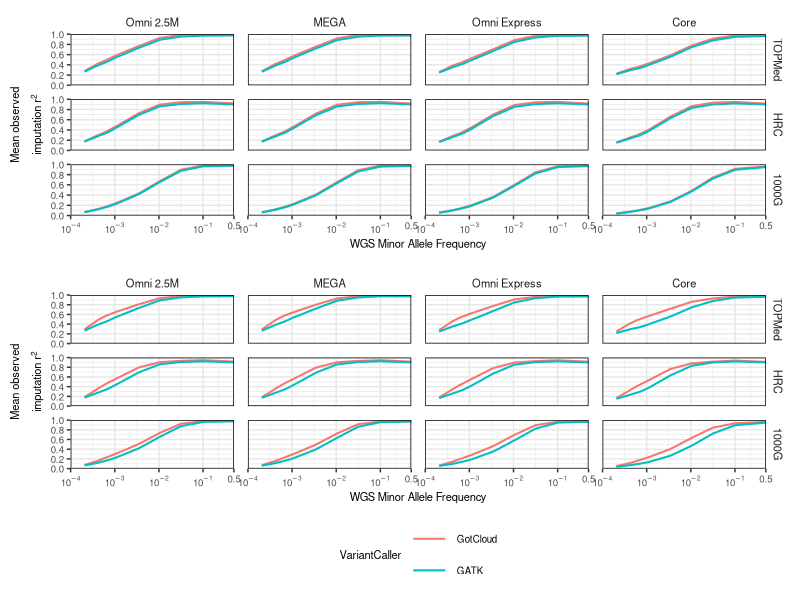

Write the R code that produced this figure.
library(data.table)
library(ggplot2)
library(gridExtra)

gatk=fread("../analyses/varcaller/metsim.gatk.bi.snv.perc8.tab")
gatk=gatk[,c(1:13)]
gatk=gatk[c(which(abs(gatk$MAF-0.0002)==min(abs(gatk$MAF-0.0002))),which(abs(gatk$MAF-0.0004)==min(abs(gatk$MAF-0.0004))),which(abs(gatk$MAF-0.0006)==min(abs(gatk$MAF-0.0006))),which(abs(gatk$MAF-0.001)==min(abs(gatk$MAF-0.001))),which(abs(gatk$MAF-0.0032)==min(abs(gatk$MAF-0.0032))),which(abs(gatk$MAF-0.01)==min(abs(gatk$MAF-0.01))),which(abs(gatk$MAF-0.0316)==min(abs(gatk$MAF-0.0316))),which(abs(gatk$MAF-0.1)==min(abs(gatk$MAF-0.1))),which(abs(gatk$MAF-0.5)==min(abs(gatk$MAF-0.5)))),]
gatk=melt(gatk, id="MAF")
gatk$Array=rep(0, nrow(gatk))
gatk$Array[which(gatk$variable=="Core_1000G" | gatk$variable=="Core_HRC" | gatk$variable=="Core_TOPMed")]="Core"
gatk$Array[which(gatk$variable=="OmniExp_1000G" | gatk$variable=="OmniExp_HRC" | gatk$variable=="OmniExp_TOPMed")]="Omni Express"
gatk$Array[which(gatk$variable=="Omni25_1000G" | gatk$variable=="Omni25_HRC" | gatk$variable=="Omni25_TOPMed")]="Omni 2.5M"
gatk$Array[which(gatk$variable=="MEGA_1000G" | gatk$variable=="MEGA_HRC" | gatk$variable=="MEGA_TOPMed")]="MEGA"
gatk$Array=as.factor(gatk$Array)
gatk$`Reference Panel`=rep(0, nrow(gatk))
gatk$`Reference Panel`[which(gatk$variable=="Core_1000G" | gatk$variable=="OmniExp_1000G" | gatk$variable=="Omni25_1000G" | gatk$variable=="MEGA_1000G")]="1000G"
gatk$`Reference Panel`[which(gatk$variable=="Core_HRC" | gatk$variable=="OmniExp_HRC" | gatk$variable=="Omni25_HRC"| gatk$variable=="MEGA_HRC")]="HRC"
gatk$`Reference Panel`[which(gatk$variable=="Core_TOPMed" | gatk$variable=="OmniExp_TOPMed" | gatk$variable=="Omni25_TOPMed" | gatk$variable=="MEGA_TOPMed")]="TOPMed"
gatk$`Reference Panel`=as.factor(gatk$`Reference Panel`)
gatk$VariantCaller=rep("GATK", nrow(gatk))

metsim=fread("../analyses/percentileaggr2/metsim.bi.snv.perc8.tab")
metsim=metsim[,c(1:13)]
metsim=metsim[c(which(abs(metsim$MAF-0.0002)==min(abs(metsim$MAF-0.0002))),which(abs(metsim$MAF-0.0004)==min(abs(metsim$MAF-0.0004))),which(abs(metsim$MAF-0.0006)==min(abs(metsim$MAF-0.0006))),which(abs(metsim$MAF-0.001)==min(abs(metsim$MAF-0.001))),which(abs(metsim$MAF-0.0032)==min(abs(metsim$MAF-0.0032))),which(abs(metsim$MAF-0.01)==min(abs(metsim$MAF-0.01))),which(abs(metsim$MAF-0.0316)==min(abs(metsim$MAF-0.0316))),which(abs(metsim$MAF-0.1)==min(abs(metsim$MAF-0.1))),which(abs(metsim$MAF-0.5)==min(abs(metsim$MAF-0.5)))),]
metsim=melt(metsim, id="MAF")
metsim$Array=rep(0, nrow(metsim))
metsim$Array[which(metsim$variable=="Core_1000G" | metsim$variable=="Core_HRC" | metsim$variable=="Core_TOPMed")]="Core"
metsim$Array[which(metsim$variable=="OmniExp_1000G" | metsim$variable=="OmniExp_HRC" | metsim$variable=="OmniExp_TOPMed")]="Omni Express"
metsim$Array[which(metsim$variable=="Omni25_1000G" | metsim$variable=="Omni25_HRC" | metsim$variable=="Omni25_TOPMed")]="Omni 2.5M"
metsim$Array[which(metsim$variable=="MEGA_1000G" | metsim$variable=="MEGA_HRC" | metsim$variable=="MEGA_TOPMed")]="MEGA"
metsim$Array=as.factor(metsim$Array)
metsim$`Reference Panel`=rep(0, nrow(metsim))
metsim$`Reference Panel`[which(metsim$variable=="Core_1000G" | metsim$variable=="OmniExp_1000G" | metsim$variable=="Omni25_1000G" | metsim$variable=="MEGA_1000G")]="1000G"
metsim$`Reference Panel`[which(metsim$variable=="Core_HRC" | metsim$variable=="OmniExp_HRC" | metsim$variable=="Omni25_HRC"| metsim$variable=="MEGA_HRC")]="HRC"
metsim$`Reference Panel`[which(metsim$variable=="Core_TOPMed" | metsim$variable=="OmniExp_TOPMed" | metsim$variable=="Omni25_TOPMed" | metsim$variable=="MEGA_TOPMed")]="TOPMed"
metsim$`Reference Panel`=as.factor(metsim$`Reference Panel`)
metsim$VariantCaller=rep("GotCloud", nrow(metsim))

prop=rbind(gatk,metsim)
prop$Measure=rep("proportion", nrow(prop))

gatk=fread("../analyses/varcaller/metsim.gatk.bi.snv.mean.tab")
gatk=fread("../analyses/varcaller/metsim.gatk.bi.snv.perc8.tab")
gatk=gatk[,c(1:13)]
gatk=gatk[c(which(abs(gatk$MAF-0.0002)==min(abs(gatk$MAF-0.0002))),which(abs(gatk$MAF-0.0004)==min(abs(gatk$MAF-0.0004))),which(abs(gatk$MAF-0.0006)==min(abs(gatk$MAF-0.0006))),which(abs(gatk$MAF-0.001)==min(abs(gatk$MAF-0.001))),which(abs(gatk$MAF-0.0032)==min(abs(gatk$MAF-0.0032))),which(abs(gatk$MAF-0.01)==min(abs(gatk$MAF-0.01))),which(abs(gatk$MAF-0.0316)==min(abs(gatk$MAF-0.0316))),which(abs(gatk$MAF-0.1)==min(abs(gatk$MAF-0.1))),which(abs(gatk$MAF-0.5)==min(abs(gatk$MAF-0.5)))),]
gatk=melt(gatk, id="MAF")
gatk$Array=rep(0, nrow(gatk))
gatk$Array[which(gatk$variable=="Core_1000G" | gatk$variable=="Core_HRC" | gatk$variable=="Core_TOPMed")]="Core"
gatk$Array[which(gatk$variable=="OmniExp_1000G" | gatk$variable=="OmniExp_HRC" | gatk$variable=="OmniExp_TOPMed")]="Omni Express"
gatk$Array[which(gatk$variable=="Omni25_1000G" | gatk$variable=="Omni25_HRC" | gatk$variable=="Omni25_TOPMed")]="Omni 2.5M"
gatk$Array[which(gatk$variable=="MEGA_1000G" | gatk$variable=="MEGA_HRC" | gatk$variable=="MEGA_TOPMed")]="MEGA"
gatk$Array=as.factor(gatk$Array)
gatk$`Reference Panel`=rep(0, nrow(gatk))
gatk$`Reference Panel`[which(gatk$variable=="Core_1000G" | gatk$variable=="OmniExp_1000G" | gatk$variable=="Omni25_1000G" | gatk$variable=="MEGA_1000G")]="1000G"
gatk$`Reference Panel`[which(gatk$variable=="Core_HRC" | gatk$variable=="OmniExp_HRC" | gatk$variable=="Omni25_HRC"| gatk$variable=="MEGA_HRC")]="HRC"
gatk$`Reference Panel`[which(gatk$variable=="Core_TOPMed" | gatk$variable=="OmniExp_TOPMed" | gatk$variable=="Omni25_TOPMed" | gatk$variable=="MEGA_TOPMed")]="TOPMed"
gatk$`Reference Panel`=as.factor(gatk$`Reference Panel`)
gatk$VariantCaller=rep("GATK", nrow(gatk))

metsim=fread("../analyses/percentileaggr2/metsim.bi.snv.mean.tab")
metsim=metsim[,c(1:13)]
metsim=metsim[c(which(abs(metsim$MAF-0.0002)==min(abs(metsim$MAF-0.0002))),which(abs(metsim$MAF-0.0004)==min(abs(metsim$MAF-0.0004))),which(abs(metsim$MAF-0.0006)==min(abs(metsim$MAF-0.0006))),which(abs(metsim$MAF-0.001)==min(abs(metsim$MAF-0.001))),which(abs(metsim$MAF-0.0032)==min(abs(metsim$MAF-0.0032))),which(abs(metsim$MAF-0.01)==min(abs(metsim$MAF-0.01))),which(abs(metsim$MAF-0.0316)==min(abs(metsim$MAF-0.0316))),which(abs(metsim$MAF-0.1)==min(abs(metsim$MAF-0.1))),which(abs(metsim$MAF-0.5)==min(abs(metsim$MAF-0.5)))),]
metsim=melt(metsim, id="MAF")
metsim$Array=rep(0, nrow(metsim))
metsim$Array[which(metsim$variable=="Core_1000G" | metsim$variable=="Core_HRC" | metsim$variable=="Core_TOPMed")]="Core"
metsim$Array[which(metsim$variable=="OmniExp_1000G" | metsim$variable=="OmniExp_HRC" | metsim$variable=="OmniExp_TOPMed")]="Omni Express"
metsim$Array[which(metsim$variable=="Omni25_1000G" | metsim$variable=="Omni25_HRC" | metsim$variable=="Omni25_TOPMed")]="Omni 2.5M"
metsim$Array[which(metsim$variable=="MEGA_1000G" | metsim$variable=="MEGA_HRC" | metsim$variable=="MEGA_TOPMed")]="MEGA"
metsim$Array=as.factor(metsim$Array)
metsim$`Reference Panel`=rep(0, nrow(metsim))
metsim$`Reference Panel`[which(metsim$variable=="Core_1000G" | metsim$variable=="OmniExp_1000G" | metsim$variable=="Omni25_1000G" | metsim$variable=="MEGA_1000G")]="1000G"
metsim$`Reference Panel`[which(metsim$variable=="Core_HRC" | metsim$variable=="OmniExp_HRC" | metsim$variable=="Omni25_HRC"| metsim$variable=="MEGA_HRC")]="HRC"
metsim$`Reference Panel`[which(metsim$variable=="Core_TOPMed" | metsim$variable=="OmniExp_TOPMed" | metsim$variable=="Omni25_TOPMed" | metsim$variable=="MEGA_TOPMed")]="TOPMed"
metsim$`Reference Panel`=as.factor(metsim$`Reference Panel`)
metsim$VariantCaller=rep("GotCloud", nrow(metsim))

mean=rbind(gatk,metsim)
mean$Measure=rep("mean", nrow(mean))

##Plotting
all=rbind(prop,mean)
all$Array=factor(all$Array, levels=c("Omni 2.5M","MEGA","Omni Express","Core"))
all$`Reference Panel`=factor(all$`Reference Panel`, levels=c("TOPMed","HRC","1000G"))
all$VariantCaller=factor(all$VariantCaller, levels=c("GotCloud","GATK"))
ybrks<-c(0,0.2,0.4,0.6,0.8,1)
brks<-c(0.5, 0.1, 0.01,0.001,0.0001)
labs=c(expression(0.5),expression(10^-1), expression(10^-2), expression(10^-3),expression(10^-4))

a=ggplot(all[which(all$Measure=="proportion"),], aes(x=MAF,y=value, color=VariantCaller))+scale_x_log10(breaks=brks, labels=labs, limits=c(1e-4,0.5),expand=c(0,0))+scale_y_continuous(breaks=ybrks,limits=c(0,1), expand=c(0,0))+theme_bw()+facet_grid(`Reference Panel`~Array)+theme(legend.position="none",panel.grid.major=element_line(colour="#e7e7e7"),panel.spacing=unit(0.7, "lines"), strip.text=element_text(size=8),axis.title=element_text(size=8),axis.text=element_text(size=7),panel.border=element_rect(color="black"),strip.background=element_rect(fill="white",color=NA), plot.margin=unit(c(0.5,0.5,0.5,0.5), "lines"))+geom_line(aes(group=VariantCaller), size=0.7)+xlab("WGS Minor Allele Frequency")+ylab(expression(atop(Mean~observed,imputation~r^2)))

b=ggplot(all[which(all$Measure=="mean"),], aes(x=MAF,y=value, color=VariantCaller))+scale_x_log10(breaks=brks, labels=labs, limits=c(1e-4,0.5),expand=c(0,0))+scale_y_continuous(breaks=ybrks,limits=c(0,1), expand=c(0,0))+theme_bw()+facet_grid(`Reference Panel`~Array)+theme(legend.position="bottom",legend.text=element_text(size=7),panel.grid.major=element_line(colour="#e7e7e7"),panel.spacing=unit(0.7, "lines"), strip.text=element_text(size=8),axis.title=element_text(size=8),axis.text=element_text(size=7),panel.border=element_rect(color="black"),strip.background=element_rect(fill="white",color=NA), legend.title=element_text(size=8), plot.margin=unit(c(0.5,0.5,0.5,0.5), "lines"),legend.key.width=unit(2,"lines"))+geom_line(aes(group=VariantCaller), size=0.7)+xlab("WGS Minor Allele Frequency")+ylab(expression(atop(Mean~observed,imputation~r^2)))+guides(color=guide_legend(nrow=2))

tiff(file="~/FigS4.tiff", height=174, width=174, units="mm", res=300)
grid.arrange(a,b,ncol=1, heights=c(1,1.3))
dev.off()

